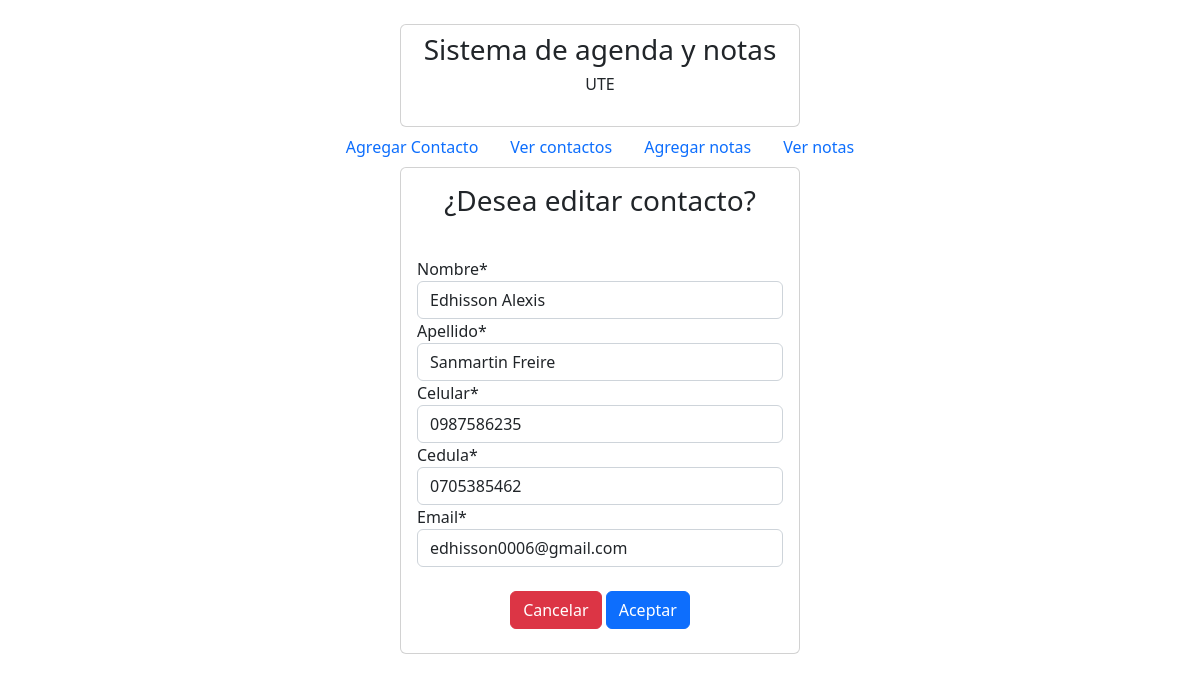
/edicionContacto/14, run on the app's committed database.
### appUno/models.py (models this page shows, shortened)
class Contacto(models.Model):
    nombre=models.CharField(max_length=30)
    apellido=models.CharField(max_length=30)
    celular=models.CharField(max_length=10)
    cedula=models.CharField(max_length=30)
    email=models.EmailField()
    class Meta:
        db_table = 'contac'
        verbose_name = 'Contacto'
        verbose_name_plural = 'contactos'
        ordering = ['id']

### appUno/views.py (the view)
# urls.py: path('edicionContacto/<int:id>',edicionContacto),
def edicionContacto(request, id):
    contacto = Contacto.objects.get(id=id)
    f = Formulario(initial={'nombre':contacto.nombre,
                            'apellido':contacto.apellido,
                            'celular':contacto.celular,
                            'cedula':contacto.cedula,
                            'email':contacto.email})
    context = {
        "form":f,
        "contacto":contacto,
    }
    return render(request, "edicionContacto.html", context)

### appUno/forms.py
class Formulario(forms.ModelForm):
    class Meta:
        model = Contacto
        fields=["nombre", "apellido","celular","cedula","email"]

### templates/edicionContacto.html
{% extends "index.html" %}
{% block content %}
{% load crispy_forms_tags %}
<section class ="d-flex justify-content-center">
    <div class="card col-sm-4 p-3" >
        <div class="mb-3" style ="text-align: center">
            <h3>¿Desea editar contacto?</h3>
        </div>
        <div class="mb-2">
            <form method="post" action="/actualizarContacto/{{contacto.id}}" class="mt-3" autocomplete="off"> {% csrf_token %}
                {{ form |crispy }}
                <div><br>
                </div>
                <div style ="text-align: center">
                    <td><a class="btn btn-danger" href="/contact/">Cancelar</a></td>
                    <input type="submit" class="btn btn-primary center-block" value="Aceptar">
                </div>
            </form>
        </div>
    </div>
</section>
{% endblock %}

### data on the page
Contacto: nombre "Edhisson Alexis", apellido "Sanmartin Freire", celular "0987586235", cedula "0705385462", email "edhisson0006@gmail.com"
